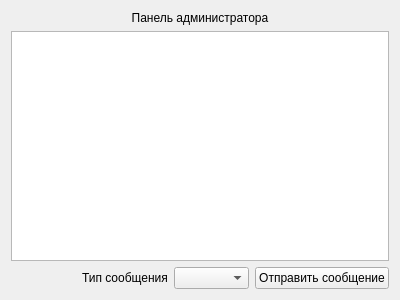
<?xml version="1.0" encoding="UTF-8"?>
<ui version="4.0">
 <class>AdminPanel</class>
 <widget class="QWidget" name="AdminPanel">
  <property name="geometry">
   <rect>
    <x>0</x>
    <y>0</y>
    <width>400</width>
    <height>300</height>
   </rect>
  </property>
  <property name="windowTitle">
   <string>Form</string>
  </property>
  <layout class="QVBoxLayout" name="verticalLayout">
   <item>
    <widget class="QLabel" name="lblAdminPanel">
     <property name="text">
      <string>Панель администратора</string>
     </property>
     <property name="alignment">
      <set>Qt::AlignCenter</set>
     </property>
    </widget>
   </item>
   <item>
    <widget class="QTextEdit" name="txtMessage"/>
   </item>
   <item>
    <layout class="QHBoxLayout" name="horizontalLayout">
     <item>
      <spacer name="horizontalSpacer">
       <property name="orientation">
        <enum>Qt::Horizontal</enum>
       </property>
       <property name="sizeHint" stdset="0">
        <size>
         <width>40</width>
         <height>20</height>
        </size>
       </property>
      </spacer>
     </item>
     <item>
      <widget class="QLabel" name="label">
       <property name="text">
        <string>Тип сообщения</string>
       </property>
      </widget>
     </item>
     <item>
      <widget class="QComboBox" name="cmbbxPushType">
       <item>
        <property name="text">
         <string/>
        </property>
       </item>
       <item>
        <property name="text">
         <string>Info</string>
        </property>
       </item>
       <item>
        <property name="text">
         <string>Warning</string>
        </property>
       </item>
       <item>
        <property name="text">
         <string>Error</string>
        </property>
       </item>
      </widget>
     </item>
     <item>
      <widget class="QPushButton" name="btnPushMessage">
       <property name="text">
        <string>Отправить сообщение</string>
       </property>
      </widget>
     </item>
    </layout>
   </item>
  </layout>
 </widget>
 <resources/>
 <connections/>
</ui>
